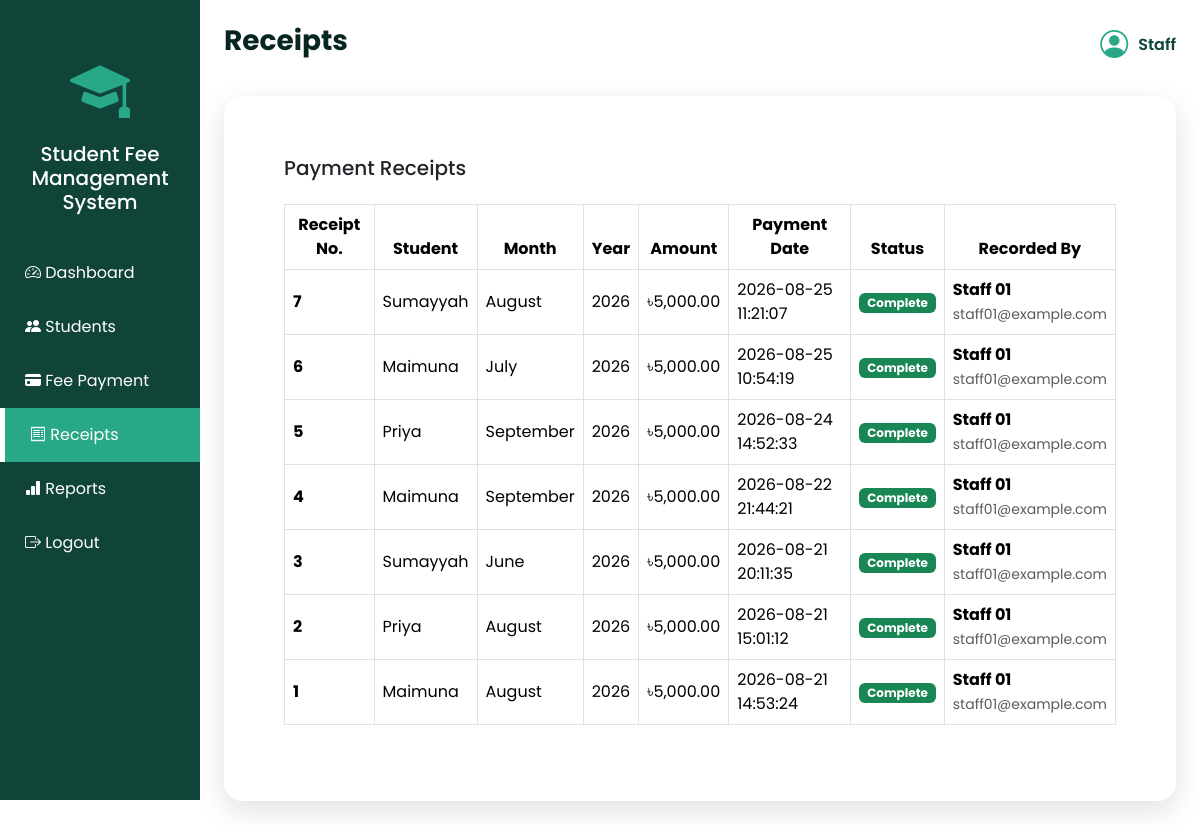
/receipts.php (signed in), run on the app's committed database.
### tables this page shows
CREATE TABLE `receipt` (
  `ReceiptID` int(11) NOT NULL,
  `PaymentID` int(11) DEFAULT NULL,
  `ReceiptNumber` int(11) NOT NULL,
  `GeneratedAt` timestamp NOT NULL DEFAULT current_timestamp()
);

CREATE TABLE `payment` (
  `PaymentID` int(11) NOT NULL,
  `StudentID` int(11) DEFAULT NULL,
  `StaffID` int(11) DEFAULT NULL,
  `Month` enum('January','February','March','April','May','June','July','August','September','October','November','December') NOT NULL,
  `Year` year(4) NOT NULL,
  `Amount` decimal(10,2) NOT NULL,
  `PaymentDate` timestamp NOT NULL DEFAULT current_timestamp(),
  `Status` varchar(50) DEFAULT 'Incomplete'
);

CREATE TABLE `student` (
  `StudentID` int(11) NOT NULL,
  `Name` varchar(1000) NOT NULL,
  `Phone` int(11) DEFAULT NULL,
  `Semester` text DEFAULT NULL,
  `DepartmentID` int(11) DEFAULT NULL,
  `Email` varchar(100) DEFAULT NULL
);

CREATE TABLE `staff` (
  `StaffID` int(11) NOT NULL,
  `Name` varchar(1000) NOT NULL,
  `Email` text NOT NULL
);

### receipts.php (the view, shortened to what this page needs)
<?php
require_once "config/db.php";
$sql = "SELECT
            receipt.ReceiptID,
            payment.PaymentID AS ReceiptNumber,
            receipt.GeneratedAt,
            payment.PaymentID,
            payment.Month,
            payment.Year,
            payment.Amount,
            payment.PaymentDate,
            payment.Status,
            student.Name AS StudentName,
            staff.Name AS StaffName,
            staff.Email AS StaffEmail
        FROM receipt
        INNER JOIN payment
            ON receipt.PaymentID = payment.PaymentID
        INNER JOIN student
            ON payment.StudentID = student.StudentID
        INNER JOIN staff
            ON payment.StaffID = staff.StaffID
        ORDER BY payment.PaymentID DESC";
$result = $conn->query($sql);
?>
<!DOCTYPE html>
<html lang="en">
<head>
    <link href="https://cdn.jsdelivr.net/npm/bootstrap@5.3.7/dist/css/bootstrap.min.css"
          rel="stylesheet">
    <link rel="stylesheet"
          href="css/style.css">
    <link rel="stylesheet"
          href="https://cdn.jsdelivr.net/npm/bootstrap-icons@1.13.1/font/bootstrap-icons.min.css">
</head>
<body>
    <div class="row g-0">
        <div class="col-lg-2">
            <div class="sidebar">
                <div class="text-center py-4">
                    <i class="bi bi-mortarboard-fill logo-icon"></i>
                    <h5 class="text-white mt-2">
                        Student Fee<br>
                        Management System
                    </h5>
                </div>
                <a href="admin-dashboard.html"
                   class="menu-item">
                    <i class="bi bi-speedometer2"></i>
                    Dashboard
                </a>
                <a href="students.php"
                   class="menu-item">
                    <i class="bi bi-people-fill"></i>
                    Students
                </a>
                <a href="payment.php"
                   class="menu-item">
                    <i class="bi bi-credit-card-fill"></i>
                    Fee Payment
                </a>
                <a href="receipts.php"
                   class="menu-item active">
                    <i class="bi bi-receipt"></i>
                    Receipts
                </a>
                <a href="reports.php"
                   class="menu-item">
                    <i class="bi bi-bar-chart-fill"></i>
                    Reports
                </a>
                <a href="logout.php"
                   class="menu-item">
                    <i class="bi bi-box-arrow-right"></i>
                    Logout
                </a>
            </div>
        </div>
        <div class="col-lg-10">
            <div class="p-4">
                <div class="topbar">
                    <h3>
                        Receipts
                    </h3>
                    <div class="admin-info">
                        <i class="bi bi-person-circle"></i>
                        <span>
                            Staff
                        </span>
                    </div>
                </div>
                <div class="card mt-4">
                    <div class="card-body">
                        <h5 class="mb-4">
                            Payment Receipts
                        </h5>
                        <?php if ($result && $result->num_rows > 0): ?>
                            <div class="table-responsive">
                                <table class="table table-bordered table-hover align-middle">
                                    <thead>
                                        <tr>
                                            <th>Receipt No.</th>
                                            <th>Student</th>
                                            <th>Month</th>
                                            <th>Year</th>
                                            <th>Amount</th>
                                            <th>Payment Date</th>
                                            <th>Status</th>
                                            <th>Recorded By</th>
                                        </tr>
                                    </thead>
                                    <tbody>
                                        <?php while ($row = $result->fetch_assoc()): ?>
                                            <tr>
                                                <td>
                                                    <strong>
                                                        <?= htmlspecialchars(
                                                            $row['ReceiptNumber']
                                                        ) ?>
                                                    </strong>
                                                </td>
                                                <td>
                                                    <?= htmlspecialchars(
                                                        $row['StudentName']
                                                    ) ?>
                                                </td>
                                                <td>
                                                    <?= htmlspecialchars(
                                                        $row['Month']
                                                    ) ?>
                                                </td>
                                                <td>
                                                    <?= htmlspecialchars(
                                                        $row['Year']
                                                    ) ?>
                                                </td>
                                                <td>
                                                    ৳<?= number_format(
                                                        $row['Amount'],
                                                        2
                                                    ) ?>
                                                </td>
                                                <td>
                                                    <?= htmlspecialchars(
                                                        $row['PaymentDate']
                                                    ) ?>
                                                </td>
                                                <td>
                                                    <?php
                                                    $statusClass = "bg-success";
                                                    ?>
                                                    <span class="badge <?= $statusClass ?>">
                                                        <?= htmlspecialchars(
                                                            $row['Status']
                                                        ) ?>
                                                    </span>
                                                </td>
                                                <td>
                                                    <strong>
                                                        <?= htmlspecialchars(
                                                            $row['StaffName']
                                                        ) ?>
                                                    </strong>
                                                    <br>
                                                    <small class="text-muted">
                                                        <?= htmlspecialchars(
                                                            $row['StaffEmail']
                                                        ) ?>
                                                    </small>
                                                </td>
                                            </tr>
                                        <?php endwhile; ?>
                                    </tbody>
                                </table>
                            </div>
                        <?php endif; ?>
                    </div>
                </div>
            </div>
        </div>
    </div>
</body>
</html>

### css/style.css (style rules this page uses)
* { margin: 0; padding: 0; box-sizing: border-box; }
body { font-family: "Poppins", sans-serif; background: #FFFFFF; color: #082621; }
.card { border: none; border-radius: 15px; padding: 20px; box-shadow: 0 8px 25px rgba(0,0,0,0.15); }
.logo-icon { font-size: 60px; color: #29A887; }
.card { background-color: #FFFFFF; border: none; border-radius: 18px; box-shadow: 0 10px 30px rgba(0,0,0,0.12); }
.card-body { padding: 40px; }
::placeholder { color: #6c757d !important; }
.sidebar { background-color: #104439; min-height: 100vh; padding: 20px 0; }
.menu-item { display: block; color: white; text-decoration: none; padding: 15px 25px; font-size: 16px; transition: all 0.3s ease; }
.menu-item.active { background-color: #29A887; color: white; border-left: 5px solid #FFFFFF; }
.topbar { display: flex; justify-content: space-between; align-items: center; margin-bottom: 30px; }
.topbar h3 { color: #082621; font-weight: 700; }
.admin-info { display: flex; align-items: center; gap: 10px; font-weight: 600; color: #104439; }
.admin-info i { font-size: 28px; color: #29A887; }
.table { background-color: white; }
.table th { text-align: center; }
.table td { vertical-align: middle; }

### data on the page
receipt: PaymentID.PaymentID "7", student.Name "Sumayyah", PaymentID.Month "August", PaymentID.Year "2026", PaymentID.Amount "5,000.00", PaymentID.PaymentDate "2026-08-25 11:21:07", PaymentID.Status "Complete", staff.Name "Staff 01", staff.Email "staff01@example.com"
receipt: PaymentID.PaymentID "6", student.Name "Maimuna", PaymentID.Month "July", PaymentID.Year "2026", PaymentID.Amount "5,000.00", PaymentID.PaymentDate "2026-08-25 10:54:19", PaymentID.Status "Complete", staff.Name "Staff 01", staff.Email "staff01@example.com"
receipt: PaymentID.PaymentID "5", student.Name "Priya", PaymentID.Month "September", PaymentID.Year "2026", PaymentID.Amount "5,000.00", PaymentID.PaymentDate "2026-08-24 14:52:33", PaymentID.Status "Complete", staff.Name "Staff 01", staff.Email "staff01@example.com"
receipt: PaymentID.PaymentID "4", student.Name "Maimuna", PaymentID.Month "September", PaymentID.Year "2026", PaymentID.Amount "5,000.00", PaymentID.PaymentDate "2026-08-22 21:44:21", PaymentID.Status "Complete", staff.Name "Staff 01", staff.Email "staff01@example.com"
receipt: PaymentID.PaymentID "3", student.Name "Sumayyah", PaymentID.Month "June", PaymentID.Year "2026", PaymentID.Amount "5,000.00", PaymentID.PaymentDate "2026-08-21 20:11:35", PaymentID.Status "Complete", staff.Name "Staff 01", staff.Email "staff01@example.com"
receipt: PaymentID.PaymentID "2", student.Name "Priya", PaymentID.Month "August", PaymentID.Year "2026", PaymentID.Amount "5,000.00", PaymentID.PaymentDate "2026-08-21 15:01:12", PaymentID.Status "Complete", staff.Name "Staff 01", staff.Email "staff01@example.com"
receipt: PaymentID.PaymentID "1", student.Name "Maimuna", PaymentID.Month "August", PaymentID.Year "2026", PaymentID.Amount "5,000.00", PaymentID.PaymentDate "2026-08-21 14:53:24", PaymentID.Status "Complete", staff.Name "Staff 01", staff.Email "staff01@example.com"
